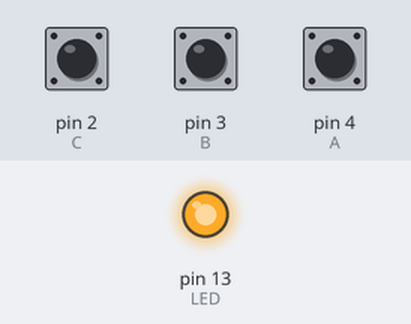
Bench run of a sketch on a simulated Arduino Uno, built with avr-gcc and run on an emulated ATmega328P. Shown: output pins drawn as LEDs (lit = HIGH). Inputs (shaded band) come from the test bench; at power-on: pin 2 (C) HIGH, pin 3 (B) HIGH, pin 4 (A) HIGH.

Above: at 0.1 s.
Timing chart, 0 to 1.6 s (numbered marks = the images above):
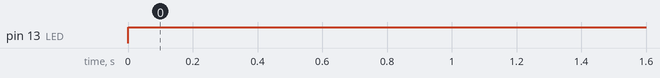

Measured:
- by itself, pin 13 (LED): LOW → HIGH at 0.00 s

The sketch:

Experiment.ino
```cpp
#define LED 13
#define A 4
#define B 3
#define C 2

int aState = 0;
int bState = 0;
int cState = 0;

int result = 0;

void setup() {
  pinMode(LED, OUTPUT);
  pinMode(A, INPUT_PULLUP);
  pinMode(B, INPUT_PULLUP);
  pinMode(C, INPUT_PULLUP);
}

void loop() {
  aState = digitalRead(A);
  bState = digitalRead(B);
  cState = digitalRead(C);

  result = (aState && bState) || cState;

  if (result == 1) {
    digitalWrite(LED, HIGH);
  }
  else {
    digitalWrite(LED, LOW);
  }
}
```
